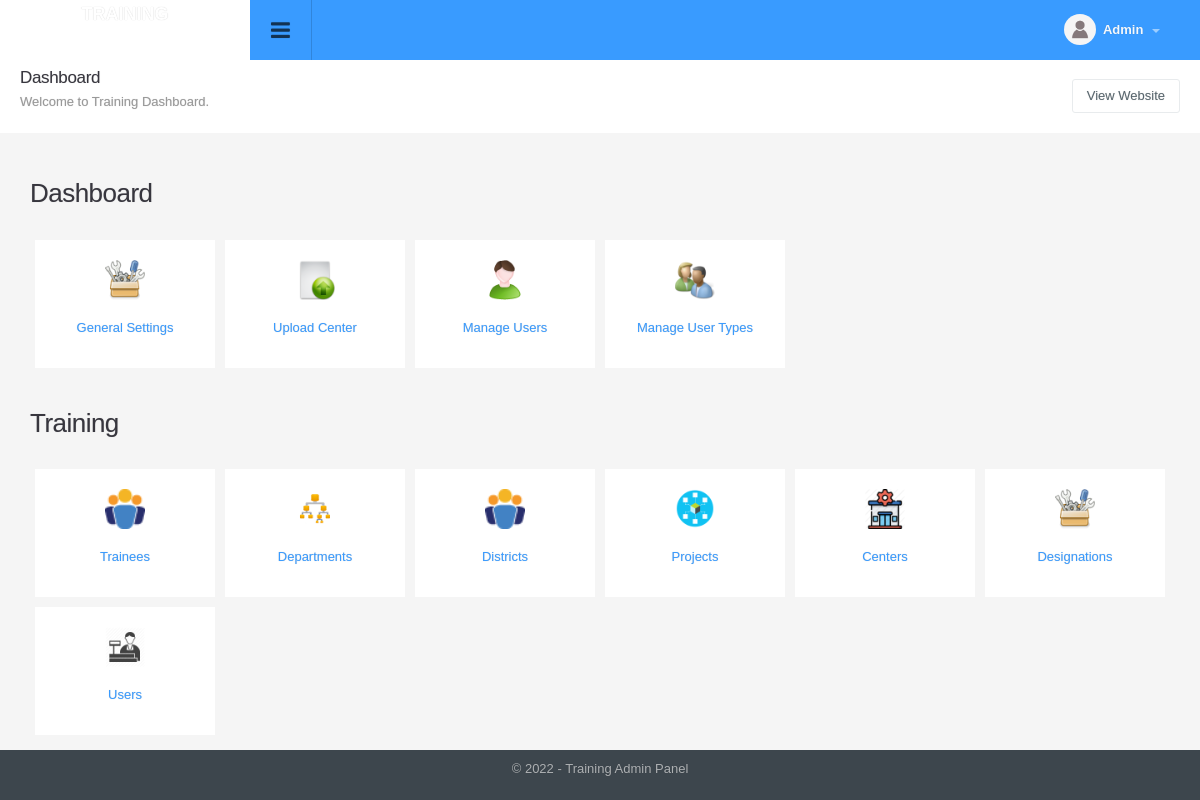
The app's page /index.php (signed in) with its own data.
### tables this page shows
CREATE TABLE `config_variable` (
  `id` int(11) NOT NULL,
  `config_type_id` int(11) NOT NULL,
  `title` varchar(512) NOT NULL,
  `notes` varchar(512) NOT NULL,
  `type` varchar(200) NOT NULL,
  `default_values` text NOT NULL,
  `key` varchar(200) NOT NULL,
  `value` text NOT NULL,
  `sortorder` int(11) NOT NULL
);

CREATE TABLE `menu_2_admin_type` (
  `menu_id` int(11) NOT NULL,
  `admin_type_id` int(11) NOT NULL
);

CREATE TABLE `menu` (
  `id` int(11) NOT NULL,
  `title` varchar(100) NOT NULL,
  `url` varchar(100) NOT NULL,
  `parent_id` int(11) NOT NULL,
  `depth` int(1) NOT NULL,
  `sortorder` int(11) DEFAULT NULL,
  `icon` varchar(200) DEFAULT NULL,
  `small_icon` varchar(200) DEFAULT NULL
);

### include/utility.php (called while the page is built, shortened)
<?php
function get_config($var){
	global $dblink;
	$sql="select value from config_variable where `key`='".slash($var)."'";
	$resConfig=doquery($sql,$dblink);
	if(numrows($resConfig)>0){
		while($rowConfig=dofetch($resConfig))
			return unslash($rowConfig["value"]);
	}
}
$site_title=get_config("site_title");
$site_url=get_config("site_url");
$file_upload_root="./uploads/";
function slash($str){
	if(!is_array($str))
		return utf8_encode(addslashes($str));
	else{
		for($i=0; $i<count($str); $i++)
			$str[$i]=slash($str[$i]);
		return $str;
	}
}
function unslash($str){
	return stripslashes(utf8_decode($str));
	}

### include/db.php (called while the page is built, shortened)
<?php
function doquery($qr,$lnk){
	@$res=mysqli_query($lnk,$qr) or die($qr." - ".mysqli_error($lnk));
	return $res;
}
function dofetch($rs){
	@$rec=mysqli_fetch_array($rs);
	return $rec;
}
function numrows($rs){
	return mysqli_num_rows($rs);
}

### index.php (the view, shortened to what this page needs)
<?php
include("include/db.php");
include("include/utility.php");
?>
<?php include("include/header.php");?>
   <div class="page-header">
        <h1 class="title">Dashboard</h1>
        <ol class="breadcrumb">
            <li class="active">Welcome to <?php echo $site_title?> Dashboard.</li>
        </ol>
        <div class="right">
            <div class="btn-group" role="group" aria-label="...">
                <a href="<?php echo $site_url?>" class="btn btn-light" target="_blank" title="View Website">View Website</a>
            </div>
        </div>
    </div>
    <div class="container-widget row">
        <div class="col-md-12">
            <?php
            $res=doquery("select * from menu a inner join menu_2_admin_type b on a.id = b.menu_id where parent_id=0 and admin_type_id='".$_SESSION["logged_in_admin"]["admin_type_id"]."' order by sortorder",$dblink);
            if(numrows($res)>0){
                while($rec=dofetch($res)){
                    ?>
                    <h2 class="title"><?php echo $rec["title"]?></h2>
                    <?php
                    $res1=doquery("select * from menu a inner join menu_2_admin_type b on a.id = b.menu_id where parent_id='".$rec["id"]."' and admin_type_id='".$_SESSION["logged_in_admin"]["admin_type_id"]."' order by sortorder",$dblink);
                    if(numrows($res1)>0){
                        ?>
                        <ul class="menu-boxes clearfix">
                            <?php
                            while($rec1=dofetch($res1)){
                                ?>
                                <li class="col-xs-6 col-md-2 col-sm-3">
                                    <a href="<?php echo $rec1["url"]?>">
                                        <span class="project-icon"><img width="40px" height="40px" title="<?php echo $rec1['title'];?>" alt="Menu Icon" src="<?php echo $file_upload_root?>menu/<?php echo $rec1["icon"]?>"></span>
                                        <span><?php echo $rec1["title"];?></span>
                                    </a>
                                </li>
                                <?php
                            }
                            ?>
                        </ul>
                        <?php
                    }
                }
            }
            ?>
        </div>
    </div>
</div>
<?php include("include/footer.php");?>

### include/footer.php (shortened to what this page needs)
<div id="footer" class="bottom_round_corners">
	<div id="footer_content">
    	<address>&copy; <?php echo date("Y");?> - <?php echo $site_title; ?> Admin Panel</address>
    </div>
</div>
<link href="js/fancybox/jquery.fancybox.min.css" rel="stylesheet" type="text/css" />
<link href="js/chosen/chosen.css" rel="stylesheet" type="text/css" />
<link rel="stylesheet" type="text/css" href="css/angularjs-datetime-picker.css" />
</body>
</html>

### records on screen
config_variable: value "Training"
menu_2_admin_type: menu.title "Dashboard"
menu_2_admin_type: menu.icon (picture), menu.title "General Settings"
menu_2_admin_type: menu.icon (picture), menu.title "Upload Center"
menu_2_admin_type: menu.icon (picture), menu.title "Manage Users"
menu_2_admin_type: menu.icon (picture), menu.title "Manage User Types"
menu_2_admin_type: menu.title "Training"
menu_2_admin_type: menu.icon (picture), menu.title "Trainees"
menu_2_admin_type: menu.icon (picture), menu.title "Departments"
menu_2_admin_type: menu.icon (picture), menu.title "Districts"
menu_2_admin_type: menu.icon (picture), menu.title "Projects"
menu_2_admin_type: menu.icon (picture), menu.title "Centers"
menu_2_admin_type: menu.icon (picture), menu.title "Designations"
menu_2_admin_type: menu.icon (picture), menu.title "Users"
